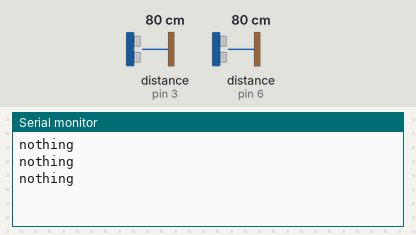
Bench run of a sketch on a simulated Arduino Uno, built with avr-gcc and run on an emulated ATmega328P. On the bench: the last lines printed to the serial monitor. Wiring (inferred from the names in the program): 2 × ultrasonic range finder: trigger pin 2, echo pin 3 / trigger pin 5, echo pin 6. Inputs (shaded band) come from the test bench; at power-on: distance to the obstacle (sensors on pin 3, pin 6) 80 cm. The echo pulse lasts 58.3 µs per cm.

Above: at 1.2 s.
1.3 s: distance to the obstacle (sensor on pin 3) set to 2 cm
At 2.5 s:
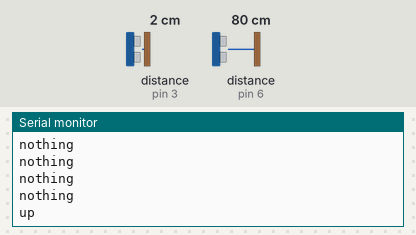
4.3 s: distance to the obstacle (sensor on pin 6) set to 2 cm
At 5.0 s:
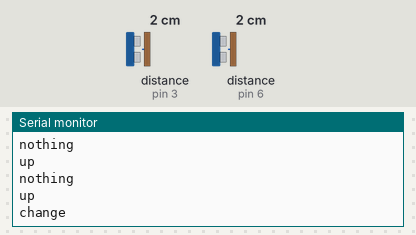
7.1 s: distance to the obstacle (sensor on pin 3) set to 18 cm
At 7.5 s:
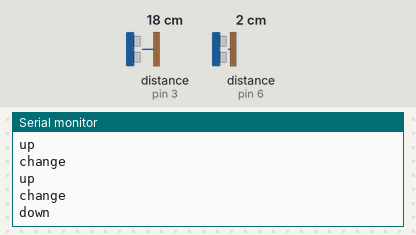
9.6 s: distance to the obstacle (sensor on pin 6) set to 35 cm
At 10.1 s:
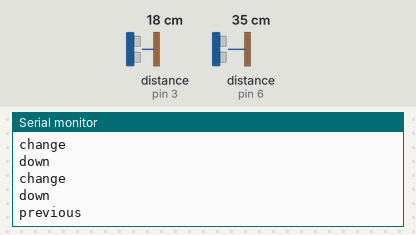
12.1 s: distance to the obstacle (sensor on pin 3) set to 35 cm
At 12.6 s:
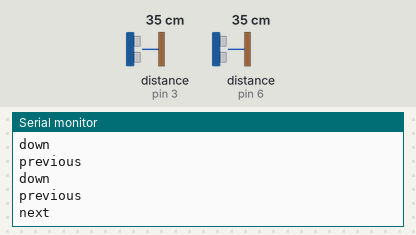

Measured:
- after the input at 1.3 s, the serial monitor: prints a new line after 0.77 s (image 1)
- after the input at 4.3 s, the serial monitor: prints a new line after 0.31 s (image 2)
- after the input at 7.1 s, the serial monitor: prints a new line at once (image 3)
- after the input at 9.6 s, the serial monitor: prints a new line after 0.05 s (image 4)
- after the input at 12.1 s, the serial monitor: prints a new line after 0.09 s (image 5)

The sketch:

sketch_feb17a.ino
```cpp
const int trigger1 = 2;
const int echo1 = 3;
const int trigger2 = 5;
const int echo2 = 6;
long time_taken;
int dist;
void setup() {
  Serial.begin(9600);
  pinMode(trigger1, OUTPUT);
  pinMode(echo1, INPUT);
  pinMode(trigger2, OUTPUT);
  pinMode(echo2, INPUT);
}
void calculate_distance(int trigger, int echo)
{
  digitalWrite(trigger, LOW);
  delayMicroseconds(2);
  digitalWrite(trigger, HIGH);
  delayMicroseconds(10);
  digitalWrite(trigger, LOW);
  time_taken = pulseIn(echo, HIGH);
  dist = microsecondsToCentimeters(time_taken);
}
void loop()
{
  calculate_distance(trigger1, echo1);
  if (dist > 0 && dist <= 15)
  {
    Serial.println("up");
    delay (500);
  }
  calculate_distance(trigger1, echo1);
  if (dist > 15 && dist <= 30)
  {
    Serial.println("down");
    delay(500);
  }
  calculate_distance(trigger1, echo1);
  if (dist > 30 && dist <= 45)
  {
    Serial.println("next");
    delay(500);
  }
  calculate_distance(trigger1, echo1);
  if (dist > 45)
  {
    Serial.println("nothing");
    delay(500);
  }
  calculate_distance(trigger2, echo2);
  if (dist > 20 && dist <= 40)
  {
    Serial.println("previous");
    delay(500);
  }
  calculate_distance(trigger2, echo2);
  if (dist > 0 && dist <= 20)
  {
    Serial.println("change");
    delay(500);
  }
  calculate_distance(trigger2, echo2);
  if (dist > 40)
  {
    Serial.println("nothing");
    delay(500);
  }
}
long microsecondsToCentimeters(long microseconds)
{ return microseconds / 29 / 2;
}
```
